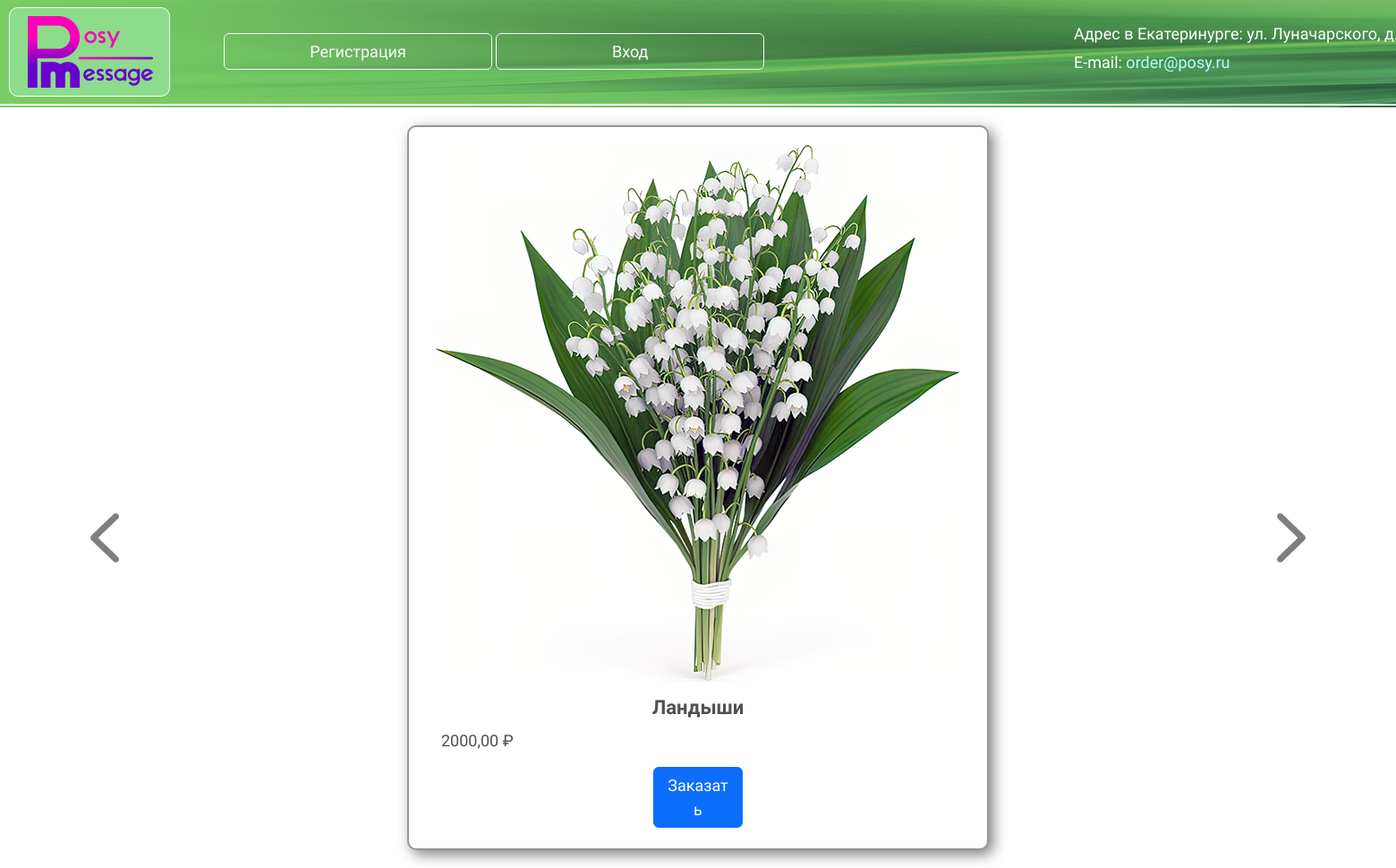
The app's page /flowers/ with its own data.
### main/models.py (models this page shows, shortened)
class Flower(models.Model):
    posy_name: str = models.CharField('Название букета', max_length=50, unique=True, null=False)
    price: float = models.DecimalField('Цена', max_digits=10, decimal_places=2)
    posy_path: str = models.CharField('Путь к фото букета', max_length=255, default='main/img/posies/small_01.png')
    class Meta:
        verbose_name = 'Букет'
        verbose_name_plural = 'Букеты'

### main/views.py (the view)
# urls.py: path('flowers/', views.flowers, name='flowers'),
def flowers(request):
    initial: dict = {'pri_active': 'active'}
    posies: list = Flower.objects.all() # noqa PyUnresolvedReferences
    settings: dict = {**initial, 'posies': posies}
    return render(request, 'flowers.html', context=settings)

### main/templates/main/flowers.html (shortened to what this page needs)
{% extends 'layout.html' %}
{% block content %}
    <div id="flower-carousel" class="carousel slide">
        {% for item in posies %}
            <div class="carousel-item {% if forloop.first %}active{% endif %}">
                <div class="card main">
                    <img src="{% static item.posy_path %}" class="card-img-top" alt="{{ item.posy_name }}">
                    <div class="card-body">
                        <h5 class="card-title">{{ item.posy_name }}</h5>
                        <p class="card-text">{{ item.price}} ₽</p>
                        <a href="{% url 'order' item.posy_name %}" class="btn btn-primary">Заказать</a>
                    </div>
                </div>
            </div>
        {% endfor %}
    </div>
    <button class="carousel-control-prev" type="button" data-bs-target="#flower-carousel" data-bs-slide="prev">
        <span class="carousel-control-prev-icon" aria-hidden="true"></span>
    </button>
    <button class="carousel-control-next" type="button" data-bs-target="#flower-carousel" data-bs-slide="next">
        <span class="carousel-control-next-icon" aria-hidden="true"></span>
    </button>
{% endblock %}

### main/static/main/css/posy_style.css (style rules this page uses)
a { color: #B4FFFF; text-decoration: none; }
.card.main { font-family: "Didact Gothic", serif; font-weight: 400; color: #505050; text-align: center; width: 650px; height: 810px; padding: 20px; margin: 20px auto; border-radius: 10px; border: 2px solid #969696; box-shadow: 5px 5px 15px rgba(0, 0, 0, 0.5); }
.card-img-top { width: 100%; height: 600px; object-fit: contain; }
.btn.btn-primary { font-size: 18px; width: 100px; }
h5 { font-size: 22px; font-weight: 600; }
p { font-size: 20px; }
.card { font-family: "Didact Gothic", serif; font-weight: 400; color: #505050; text-align: center; width: 750px; padding: 5px; margin: 20px auto; border-radius: 10px; border: 2px solid #969696; box-shadow: 5px 5px 15px rgba(0, 0, 0, 0.5); }
.card p { font-size: 18px; margin-top: 10px; text-align: left; }
.carousel-control-prev-icon { position: absolute; height: 100px; top: 541px; background-image: url("../img/prev.svg"); }
.carousel-control-next-icon { position: absolute; height: 100px; top: 541px; background-image: url("../img/next.svg"); }
button { margin-top: 10px; }

### records on screen
Flower: posy_path (picture), posy_name "Ландыши", price "2000,00"
